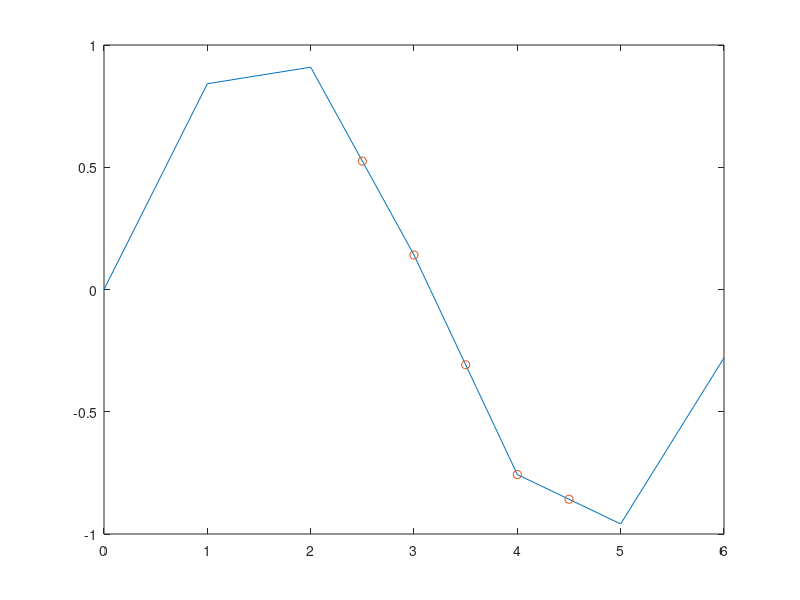

Here is the MATLAB script that generated this plot:
clc;
clear;
close all;

dataX = 0:6;
dataY = [0 0.8415 0.9093 0.1411 -0.7568 -0.9589 -0.2794];
n = length(dataX);

x = [2.5 3 3.5 4 4.5];

for i = 1:length(x)
    for j = 1:n-1
        if dataX(j)<=x(i) && dataX(j+1)>=x(i)
            x1 = dataX(j);
            x2 = dataX(j+1);
            y1 = dataY(j);
            y2 = dataY(j+1);
        end
    end
    y(i) = ((x(i)-x2)/(x1-x2))*y1 + ((x(i)-x1)/(x2-x1))*y2;         

end

plot(dataX, dataY)
hold on
plot(x,y,'o')
